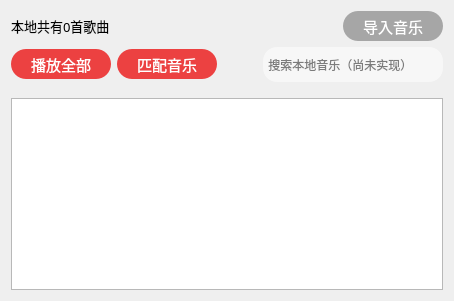
          <widget class="QWidget" name="tab_3">
           <attribute name="title">
            <string>本地音乐</string>
           </attribute>
           <layout class="QGridLayout" name="gridLayout_3">
            <item row="2" column="0">
             <spacer name="verticalSpacer">
              <property name="orientation">
               <enum>Qt::Vertical</enum>
              </property>
              <property name="sizeType">
               <enum>QSizePolicy::Minimum</enum>
              </property>
              <property name="sizeHint" stdset="0">
               <size>
                <width>20</width>
                <height>10</height>
               </size>
              </property>
             </spacer>
            </item>
            <item row="0" column="0">
             <layout class="QVBoxLayout" name="verticalLayout_4">
              <item>
               <layout class="QHBoxLayout" name="horizontalLayout_7">
                <item>
                 <widget class="QLabel" name="label_local_MusicCount">
                  <property name="font">
                   <font>
                    <family>微软雅黑</family>
                    <pointsize>10</pointsize>
                   </font>
                  </property>
                  <property name="text">
                   <string>本地共有0首歌曲</string>
                  </property>
                 </widget>
                </item>
                <item>
                 <spacer name="horizontalSpacer_21">
                  <property name="orientation">
                   <enum>Qt::Horizontal</enum>
                  </property>
                  <property name="sizeHint" stdset="0">
                   <size>
                    <width>40</width>
                    <height>20</height>
                   </size>
                  </property>
                 </spacer>
                </item>
                <item>
                 <widget class="QPushButton" name="import_music">
                  <property name="minimumSize">
                   <size>
                    <width>100</width>
                    <height>30</height>
                   </size>
                  </property>
                  <property name="font">
                   <font>
                    <family>微软雅黑</family>
                    <pointsize>11</pointsize>
                   </font>
                  </property>
                  <property name="cursor">
                   <cursorShape>PointingHandCursor</cursorShape>
                  </property>
                  <property name="styleSheet">
                   <string notr="true">QPushButton
{		
	
	background-color: rgb(166, 166, 166);
	border-radius:15px;
	color: rgb(255, 255, 255);
}</string>
                  </property>
                  <property name="text">
                   <string>导入音乐</string>
                  </property>
                 </widget>
                </item>
               </layout>
              </item>
              <item>
               <layout class="QHBoxLayout" name="horizontalLayout_8">
                <item>
                 <widget class="QPushButton" name="btn_local_playAll">
                  <property name="minimumSize">
                   <size>
                    <width>100</width>
                    <height>30</height>
                   </size>
                  </property>
                  <property name="font">
                   <font>
                    <family>微软雅黑</family>
                    <pointsize>11</pointsize>
                   </font>
                  </property>
                  <property name="cursor">
                   <cursorShape>PointingHandCursor</cursorShape>
                  </property>
                  <property name="styleSheet">
                   <string notr="true">QPushButton
{		
	background-color: rgb(236, 65, 65);
	border-radius:15px;
	color: rgb(255, 255, 255);
}</string>
                  </property>
                  <property name="text">
                   <string>播放全部</string>
                  </property>
                 </widget>
                </item>
                <item>
                 <widget class="QPushButton" name="btn_local_pattern">
                  <property name="minimumSize">
                   <size>
                    <width>100</width>
                    <height>30</height>
                   </size>
                  </property>
                  <property name="font">
                   <font>
                    <family>微软雅黑</family>
                    <pointsize>11</pointsize>
                   </font>
                  </property>
                  <property name="cursor">
                   <cursorShape>PointingHandCursor</cursorShape>
                  </property>
                  <property name="styleSheet">
                   <string notr="true">QPushButton
{		
	background-color: rgb(236, 65, 65);
	border-radius:15px;
	color: rgb(255, 255, 255);
}</string>
                  </property>
                  <property name="text">
                   <string>匹配音乐</string>
                  </property>
                 </widget>
                </item>
                <item>
                 <spacer name="horizontalSpacer_22">
                  <property name="orientation">
                   <enum>Qt::Horizontal</enum>
                  </property>
                  <property name="sizeHint" stdset="0">
                   <size>
                    <width>40</width>
                    <height>20</height>
                   </size>
                  </property>
                 </spacer>
                </item>
                <item>
                 <widget class="QLineEdit" name="local_search">
                  <property name="sizePolicy">
                   <sizepolicy hsizetype="Expanding" vsizetype="Fixed">
                    <horstretch>0</horstretch>
                    <verstretch>8</verstretch>
                   </sizepolicy>
                  </property>
                  <property name="minimumSize">
                   <size>
                    <width>180</width>
                    <height>35</height>
                   </size>
                  </property>
                  <property name="maximumSize">
                   <size>
                    <width>201</width>
                    <height>35</height>
                   </size>
                  </property>
                  <property name="styleSheet">
                   <string notr="true">color: rgb(0, 0, 0);
background-color: rgb(247, 247, 247);
border-radius: 14px;
padding: 0px 0px 0px 0px;
font-family: &quot;微软雅黑&quot;;
font: 11pt &quot;微软雅黑&quot;;</string>
                  </property>
                  <property name="text">
                   <string/>
                  </property>
                  <property name="placeholderText">
                   <string> 搜索本地音乐（尚未实现）</string>
                  </property>
                 </widget>
                </item>
               </layout>
              </item>
             </layout>
            </item>
            <item row="3" column="0">
             <widget class="QTableView" name="local_music_tableView">
              <property name="styleSheet">
               <string notr="true">QHeaderView::section
{
    font-size:14px;
    background: transparent;
    border:none;
	padding-left:3px;
    margin-top: 5px;
    min-height:35px;
    max-height:35px;
}
QTableWidget
{
    font-size:14px;
    border: none;
    margin: 0px;
    padding: 0px;
    color: black;
}</string>
              </property>
              <property name="autoScroll">
               <bool>true</bool>
              </property>
             </widget>
            </item>
           </layout>
          </widget>
